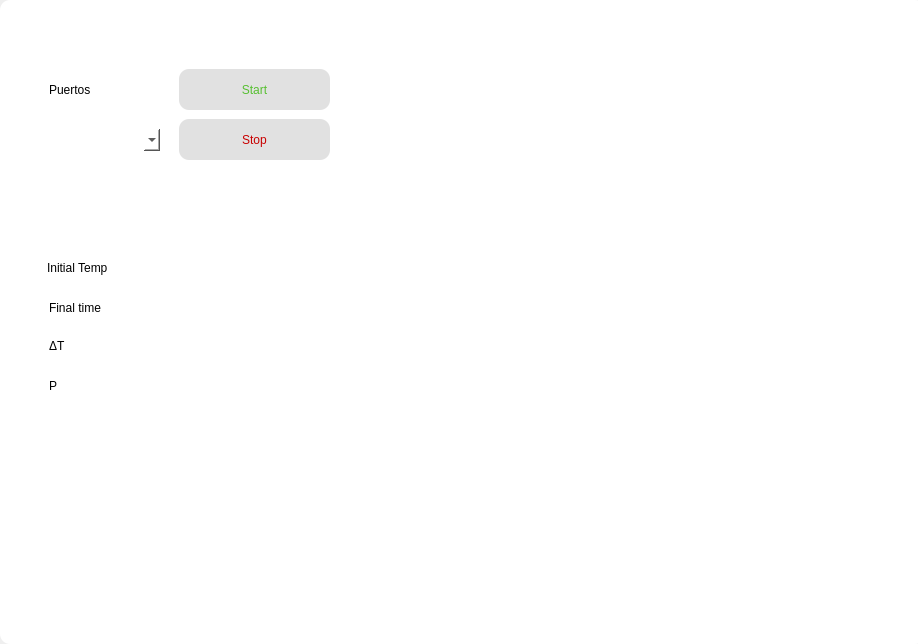
<?xml version="1.0" encoding="UTF-8"?>
<ui version="4.0">
 <class>MainWindow</class>
 <widget class="QMainWindow" name="MainWindow">
  <property name="geometry">
   <rect>
    <x>0</x>
    <y>0</y>
    <width>918</width>
    <height>644</height>
   </rect>
  </property>
  <property name="windowTitle">
   <string>MainWindow</string>
  </property>
  <widget class="QWidget" name="centralwidget">
   <property name="minimumSize">
    <size>
     <width>480</width>
     <height>360</height>
    </size>
   </property>
   <layout class="QVBoxLayout" name="verticalLayout">
    <property name="leftMargin">
     <number>0</number>
    </property>
    <property name="topMargin">
     <number>0</number>
    </property>
    <property name="rightMargin">
     <number>0</number>
    </property>
    <property name="bottomMargin">
     <number>0</number>
    </property>
    <item>
     <widget class="QFrame" name="frame">
      <property name="minimumSize">
       <size>
        <width>925</width>
        <height>643</height>
       </size>
      </property>
      <property name="styleSheet">
       <string notr="true">background-color: rgb(255, 255, 255);
border-radius:10px;</string>
      </property>
      <property name="frameShape">
       <enum>QFrame::StyledPanel</enum>
      </property>
      <property name="frameShadow">
       <enum>QFrame::Raised</enum>
      </property>
      <widget class="QFrame" name="frame_5">
       <property name="geometry">
        <rect>
         <x>350</x>
         <y>29</y>
         <width>551</width>
         <height>591</height>
        </rect>
       </property>
       <property name="frameShape">
        <enum>QFrame::StyledPanel</enum>
       </property>
       <property name="frameShadow">
        <enum>QFrame::Raised</enum>
       </property>
       <widget class="QWidget" name="verticalLayoutWidget">
        <property name="geometry">
         <rect>
          <x>19</x>
          <y>219</y>
          <width>521</width>
          <height>361</height>
         </rect>
        </property>
        <layout class="QVBoxLayout" name="verticalLayout_3"/>
       </widget>
      </widget>
      <widget class="QWidget" name="">
       <property name="geometry">
        <rect>
         <x>29</x>
         <y>29</y>
         <width>311</width>
         <height>591</height>
        </rect>
       </property>
       <layout class="QVBoxLayout" name="verticalLayout_2">
        <property name="spacing">
         <number>6</number>
        </property>
        <property name="sizeConstraint">
         <enum>QLayout::SetDefaultConstraint</enum>
        </property>
        <property name="leftMargin">
         <number>0</number>
        </property>
        <property name="topMargin">
         <number>0</number>
        </property>
        <property name="rightMargin">
         <number>0</number>
        </property>
        <item>
         <widget class="QFrame" name="puerto_botones">
          <property name="autoFillBackground">
           <bool>false</bool>
          </property>
          <property name="frameShape">
           <enum>QFrame::StyledPanel</enum>
          </property>
          <property name="frameShadow">
           <enum>QFrame::Raised</enum>
          </property>
          <property name="midLineWidth">
           <number>0</number>
          </property>
          <widget class="QPushButton" name="pushButton">
           <property name="geometry">
            <rect>
             <x>150</x>
             <y>40</y>
             <width>151</width>
             <height>41</height>
            </rect>
           </property>
           <property name="styleSheet">
            <string notr="true">color: rgb(87, 191, 49);
font: 700 10pt &quot;Segoe UI&quot;;
background-color: rgb(225, 225, 225);</string>
           </property>
           <property name="text">
            <string>Start</string>
           </property>
          </widget>
          <widget class="QPushButton" name="pushButton_2">
           <property name="geometry">
            <rect>
             <x>150</x>
             <y>90</y>
             <width>151</width>
             <height>41</height>
            </rect>
           </property>
           <property name="styleSheet">
            <string notr="true">color: rgb(200, 0, 0);
font: 700 10pt &quot;Segoe UI&quot;;
background-color: rgb(225, 225, 225);</string>
           </property>
           <property name="text">
            <string>Stop</string>
           </property>
          </widget>
          <widget class="QLabel" name="label">
           <property name="geometry">
            <rect>
             <x>20</x>
             <y>40</y>
             <width>71</width>
             <height>41</height>
            </rect>
           </property>
           <property name="styleSheet">
            <string notr="true">font: 14pt &quot;Segoe UI&quot;;</string>
           </property>
           <property name="text">
            <string>Puertos</string>
           </property>
          </widget>
          <widget class="QComboBox" name="comboBox">
           <property name="geometry">
            <rect>
             <x>20</x>
             <y>100</y>
             <width>111</width>
             <height>22</height>
            </rect>
           </property>
          </widget>
         </widget>
        </item>
        <item>
         <widget class="QFrame" name="frame_3">
          <property name="frameShape">
           <enum>QFrame::StyledPanel</enum>
          </property>
          <property name="frameShadow">
           <enum>QFrame::Raised</enum>
          </property>
          <widget class="QLabel" name="label_3">
           <property name="geometry">
            <rect>
             <x>18</x>
             <y>30</y>
             <width>71</width>
             <height>20</height>
            </rect>
           </property>
           <property name="text">
            <string>Initial Temp</string>
           </property>
          </widget>
          <widget class="QLabel" name="label_4">
           <property name="geometry">
            <rect>
             <x>20</x>
             <y>110</y>
             <width>49</width>
             <height>16</height>
            </rect>
           </property>
           <property name="text">
            <string>ΔT</string>
           </property>
          </widget>
          <widget class="QLabel" name="label_5">
           <property name="geometry">
            <rect>
             <x>20</x>
             <y>70</y>
             <width>71</width>
             <height>20</height>
            </rect>
           </property>
           <property name="text">
            <string>Final time</string>
           </property>
          </widget>
          <widget class="QLabel" name="label_6">
           <property name="geometry">
            <rect>
             <x>20</x>
             <y>150</y>
             <width>49</width>
             <height>16</height>
            </rect>
           </property>
           <property name="text">
            <string>P</string>
           </property>
          </widget>
          <widget class="QLineEdit" name="lineEdit">
           <property name="geometry">
            <rect>
             <x>110</x>
             <y>30</y>
             <width>113</width>
             <height>21</height>
            </rect>
           </property>
          </widget>
          <widget class="QLineEdit" name="lineEdit_2">
           <property name="geometry">
            <rect>
             <x>110</x>
             <y>70</y>
             <width>113</width>
             <height>21</height>
            </rect>
           </property>
          </widget>
          <widget class="QLineEdit" name="lineEdit_3">
           <property name="geometry">
            <rect>
             <x>110</x>
             <y>110</y>
             <width>113</width>
             <height>21</height>
            </rect>
           </property>
          </widget>
          <widget class="QLineEdit" name="lineEdit_4">
           <property name="geometry">
            <rect>
             <x>110</x>
             <y>150</y>
             <width>113</width>
             <height>21</height>
            </rect>
           </property>
          </widget>
         </widget>
        </item>
        <item>
         <widget class="QFrame" name="frame_4">
          <property name="enabled">
           <bool>true</bool>
          </property>
          <property name="frameShape">
           <enum>QFrame::StyledPanel</enum>
          </property>
          <property name="frameShadow">
           <enum>QFrame::Raised</enum>
          </property>
          <widget class="QLabel" name="label_2">
           <property name="geometry">
            <rect>
             <x>8</x>
             <y>5</y>
             <width>291</width>
             <height>181</height>
            </rect>
           </property>
           <property name="text">
            <string/>
           </property>
           <property name="pixmap">
            <pixmap>../../../Pictures/spines.png</pixmap>
           </property>
          </widget>
         </widget>
        </item>
       </layout>
      </widget>
     </widget>
    </item>
   </layout>
  </widget>
 </widget>
 <resources/>
 <connections/>
</ui>
